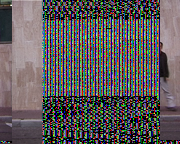
#> input picture frame 4 of Weizmann_data/shahar_side.avi, 180 x 144 px
$ jupyter execute --allow-errors video_process.ipynb   (shell and % lines are left out)
#> lines starting #> are read from the running program, lines starting #| are printed output that depends on the picture
# 像素级 H-VO2 视频处理流程

本 Notebook 按功能模块展示视频读取、亮度到电流映射、逐帧阶梯输入、像素阵列仿真、完成度统计，以及结果图保存和目录命名。

为避免 Notebook 与 `video_process.py` 的逻辑分叉，下面各模块直接复用该脚本中的实现；最后一格通过公开接口运行完整流程。

[cell 1]
from pathlib import Path

from video_process import (
    DEFAULT_FPS,
    DEFAULT_SIMULATION_DT_S,
    STOP_WINDOW_STEPS,
    PixelReactivationError,
    VideoPixelProcessor,
    process_video_file,
)

# 支持从工作区根目录或 neuron_model 目录运行 Notebook。
_candidates = (
    Path.cwd(),
    Path.cwd() / "HVO2" / "neuron_model",
    Path.cwd() / "neuron_model",
)
PROJECT_DIR = next(
    (path for path in _candidates if (path / "Weizmann_data").is_dir()),
    Path.cwd(),
)
VIDEO_PATH = PROJECT_DIR / "Weizmann_data" / "shahar_side.avi"
OUTPUT_ROOT = PROJECT_DIR / "outputs"

FPS = 50.0
CURRENT_MIN_MA = 2.0
CURRENT_MAX_MA = 12.0
GAIN = 1.0
SIMULATION_DT_S = DEFAULT_SIMULATION_DT_S
COMPLETION_DIVISIONS = 5
METRICS = ("pulse_frequency",)
START_FRAME = 0
TITLE = "shahar_side_notebook"

#> (the rest of this cell did not finish here and is left out)


print(f"视频: {VIDEO_PATH}")
print(f"仿真步长: {SIMULATION_DT_S * 1000:g} ms；停振观察: {STOP_WINDOW_STEPS} 步")

[cell 2]
import cv2
import numpy as np

## 1. 视频读取模块

与 `VideoPixelProcessor.read_video_grayscale` 一致：从指定起始帧读取视频，将 BGR 通道以浮点数加权为亮度，返回 `(帧数, 高, 宽)` 的 `float32` 数组。

[cell 3]
def read_video_grayscale(video_path: str | Path, start_frame: int = 0) -> np.ndarray:
#> called with start_frame = 0
    video_path = Path(video_path)
    if not video_path.exists():
        raise FileNotFoundError(f"video file not found: {video_path}")

    capture = cv2.VideoCapture(str(video_path))
    if not capture.isOpened():
        raise RuntimeError(f"failed to open video: {video_path}")

    frames = []
    frame_index = 0
    while True:
        ok, frame = capture.read()
#> frame is the input picture: shape (144, 180, 3); mean B, G, R 91.5, 90.1, 94.5
        if not ok:
            break
        if frame_index >= start_frame:
            bgr = frame.astype(np.float32)
            luminance = (
                0.114 * bgr[:, :, 0]
                + 0.587 * bgr[:, :, 1]
                + 0.299 * bgr[:, :, 2]
            )
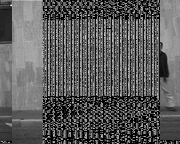
#> luminance: shape (144, 180) float32; min 0, max 255, mean 91.6
            frames.append(luminance)
        frame_index += 1
    capture.release()

    if not frames:
        raise ValueError(f"no frames available in video: {video_path}")
    return np.stack(frames, axis=0)

# 执行读取，后续模块使用同一份中间数据。
gray_frames = read_video_grayscale(VIDEO_PATH, start_frame=START_FRAME)
print(f"帧数组: shape={gray_frames.shape}, dtype={gray_frames.dtype}")


$ run again, starting later in the video
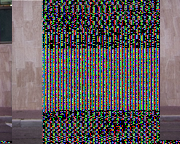
#> input picture frame 19 of Weizmann_data/shahar_side.avi, 180 x 144 px
#> in read_video_grayscale, frame is the input picture: shape (144, 180, 3); mean B, G, R 91.3, 90, 95.7
#> in read_video_grayscale, `luminance = ( 0.114 * bgr[:, :, 0] + 0.587 * bgr[:, :, 1] + 0.299 * bg..`:
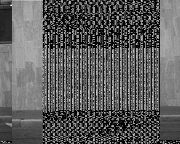
#> luminance: shape (144, 180) float32; min 0, max 254.4, mean 91.9

$ run again, starting later in the video
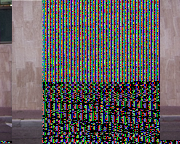
#> input picture frame 34 of Weizmann_data/shahar_side.avi, 180 x 144 px
#> in read_video_grayscale, frame is the input picture: shape (144, 180, 3); mean B, G, R 93.8, 92.7, 97.6
#> in read_video_grayscale, `luminance = ( 0.114 * bgr[:, :, 0] + 0.587 * bgr[:, :, 1] + 0.299 * bg..`:
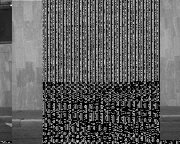
#> luminance: shape (144, 180) float32; min 0, max 254.9, mean 94.3
